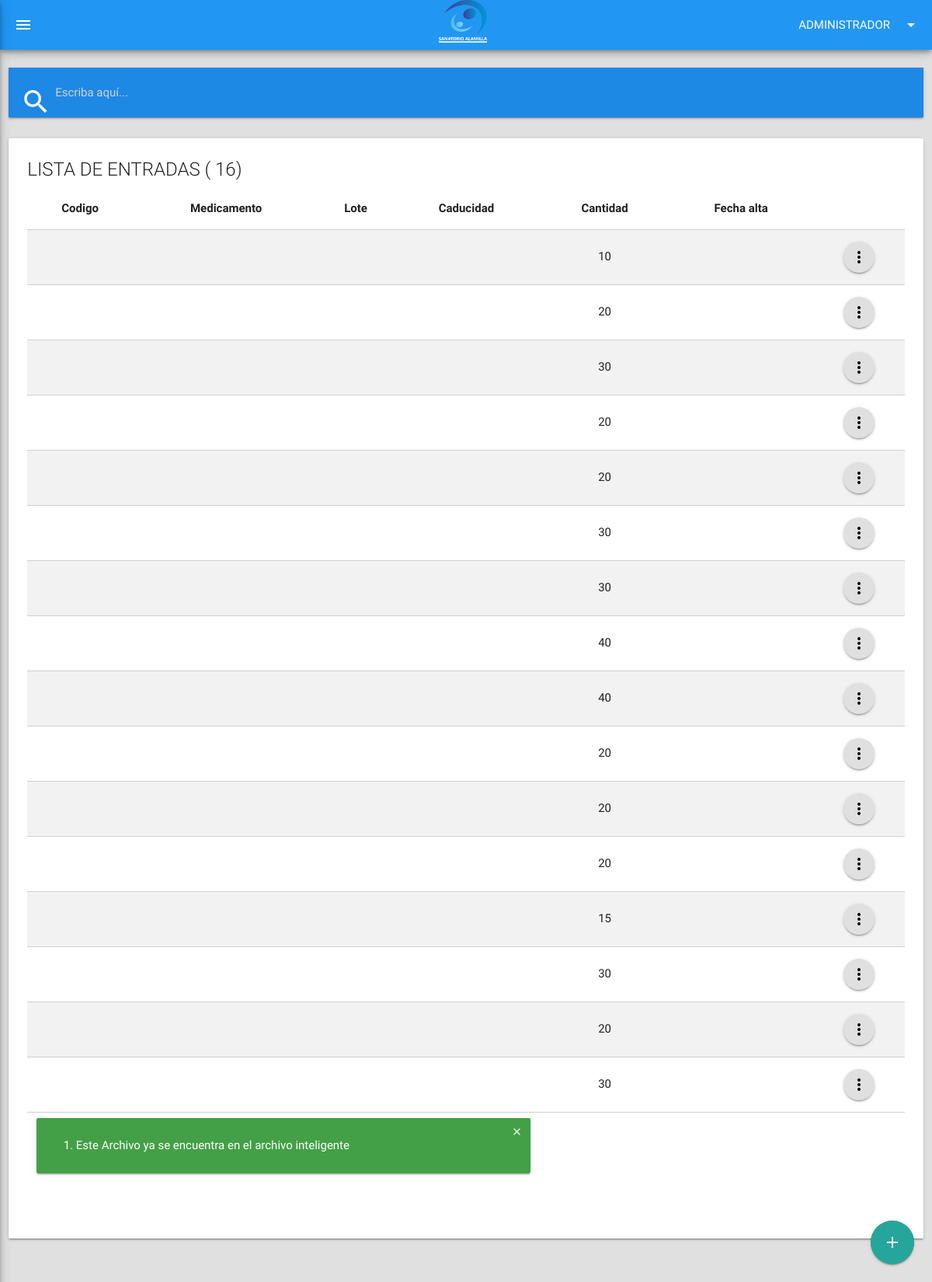
The app's page /alta/edit_entradas.php (signed in) with its own data.
### tables this page shows
CREATE TABLE `operaciones` (
  `id` int(11) NOT NULL,
  `cantidad` int(11) DEFAULT NULL,
  `descuento` decimal(15,2) DEFAULT NULL,
  `precio` decimal(15,2) DEFAULT NULL,
  `id_tipo_operacion` int(11) DEFAULT NULL,
  `id_medicamento` varchar(255) DEFAULT NULL,
  `id_pedido` int(11) DEFAULT NULL,
  `cve_lote` varchar(255) DEFAULT NULL,
  `fecha_operacion` datetime DEFAULT CURRENT_TIMESTAMP
);

### extend/helpers.php (called while the page is built, shortened)
<?php
function mostrar_lotes($id = NULL) {
    global $con;
    $resultado = array();
    $query = "SELECT  l.cve_medicamento as 'clave', m.nombre_comercial as 'nombre_c', m.precio_venta as 'precio', l.cve_lote as 'lote', fecha_caducidad as caducidad, cantidad, l.fecha_alta as 'alta' FROM lotes l
    INNER JOIN medicamentos m  ON l.cve_medicamento = m.cve_medicamento
    INNER JOIN operaciones o ON o.cve_lote = l.cve_lote ";
    if (isset($id)) {
        $query .= " WHERE l.cve_lote = '$id' ";
    } else {
        $query .= " ORDER BY l.fecha_alta ASC;";
    }
    $sel = $con->query($query);
    if ($sel) {
        $resultado = $sel;
    } else {
        $resultado = array();
    }
    return $resultado;
}

### alta/edit_entradas.php (the view, shortened to what this page needs)
<?php include_once '../extend/header.php';
    $lotes = mostrar_lotes();
    $row_num = $lotes->num_rows;
?>
<?php if(isset($_SESSION['nick'])): ?>
<br>
<div class="row">
    <div class="col s12 m12 l12 xl12">
        <nav class="blue darken-1">
            <div class="nav-wrapper">
                <div class="input-field">
                    <input type="search" id="buscar" autocomplete="off" placeholder="Escriba aquí...">
                    <label for="buscar" class="label-icon"><i class="material-icons" style="font-size:40px;">search</i></label>
                    <i class="material-icons">close</i>
                </div>
            </div>
        </nav>
    </div>
</div>
<div class="row">
    <div class="col s12 m12 l12 xl12">
        <div class="card">
            <div class="card-content">
                <?php if ($row_num != 0):?>
                <span class="card-title">LISTA DE ENTRADAS (
                    <?=$row_num?>)</span>
                <div class="row">
                    <table class="bordered striped centered highlight">
                        <thead>
                            <tr>
                                <th>Codigo</th>
                                <th>Medicamento</th>
                                <th>Lote</th>
                                <th>Caducidad</th>
                                <th>Cantidad</th>
                                <th>Fecha alta</th>
                            </tr>
                        </thead>
                        <tbody>
                            <?php  while($lote = $lotes->fetch_assoc()) :?>
                            <tr>
                                <td>
                                </td>
                                <td>
                                </td>
                                <td>
                                </td>
                                <td>
                                </td>
                                <td>
                                    <?=$lote['cantidad']?>
                                </td>
                                <td>
                                </td>
                                <td>
                                    <a href="#" class="btn-floating grey lighten-2 dropdown-button" href='#'
                                        data-activates='options<?=$lote['cve_lote']?>'>
                                        <i class="material-icons black-text">more_vert</i>
                                    </a>
                                </td>
                            </tr>
                            <?php  endwhile;?>
                        </tbody>
                    </table>
                    <div class="row" id="alert_box">
                        <div class="col s6 m6 l7">
                            <div class="card green darken-1">
                                <div class="row">
                                    <div class="col s12 m10">
                                        <div class="card-content white-text">
                                            <p>1. Este Archivo ya se encuentra en el archivo inteligente</p>
                                        </div>
                                    </div>
                                    <div class="col s12 m2">
                                        <i class="tiny icon_style material-icons" id="alert_close" aria-hidden="true">close</i>
                                    </div>
                                </div>
                            </div>
                        </div>
                    </div>
                </div>
                <?php else :?>
                <h5>No hay Medicamentos</h5>
                <?php endif;?>
            </div>
        </div>
    </div>
</div>
<div class="row">
    <div class="col s12 l12">
        <div class="fixed-action-btn vertical ">
            <a class="btn-floating pulse btn-large" href="agregar_lote.php" title="Agregar entradas">
                <i class="material-icons">add</i>
            </a>
        </div>
    </div>
</div>
<?php include '../extend/scripts.php'; ?>
</body>
</html>
<?php else: header("Location:../");?>
<?php endif; ?>

### css/animation.css (style rules this page uses)
.pulse { -webkit-animation-name: pulse; animation-name: pulse; }

### css/style.css (style rules this page uses)
.icon_style { position: absolute; right: 10px; top: 10px; font-size: 20px; color: white; cursor:pointer; }
body { display: flex; min-height: 100vh; flex-direction: column; }

### records on screen
operaciones: cantidad "10"
operaciones: cantidad "20"
operaciones: cantidad "30"
operaciones: cantidad "20"
operaciones: cantidad "20"
operaciones: cantidad "30"
operaciones: cantidad "30"
operaciones: cantidad "40"
operaciones: cantidad "40"
operaciones: cantidad "20"
operaciones: cantidad "20"
operaciones: cantidad "20"
operaciones: cantidad "15"
operaciones: cantidad "30"
operaciones: cantidad "20"
operaciones: cantidad "30"

### other values on screen
$_SESSION['nivel'] "ADMINISTRADOR"
$row_num "16"
